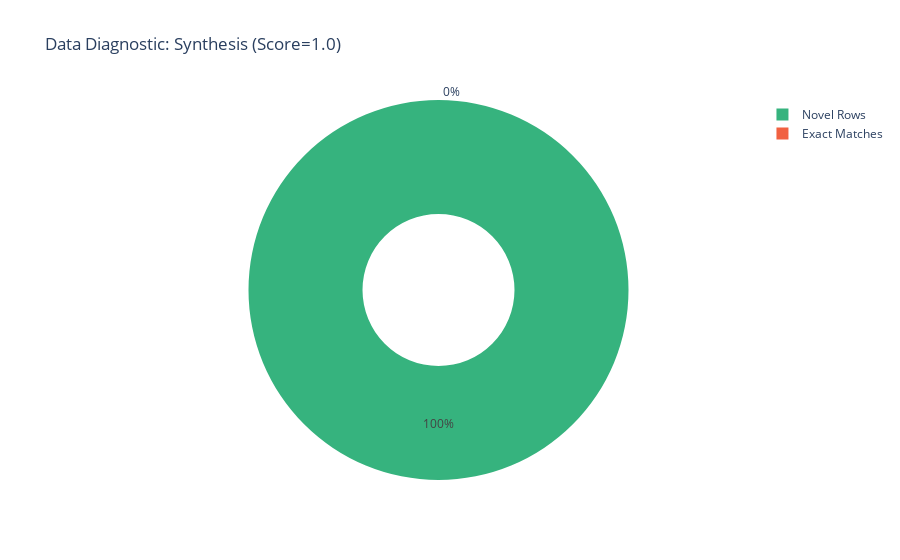
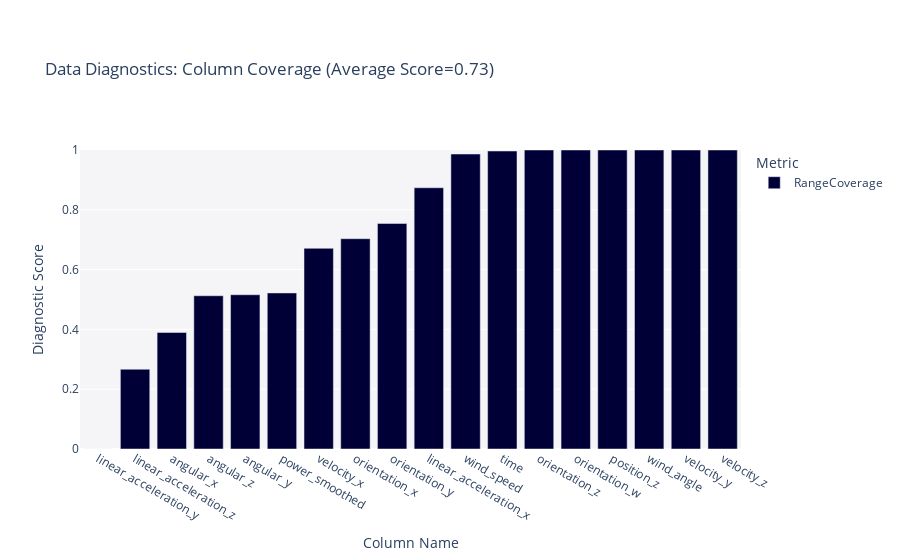
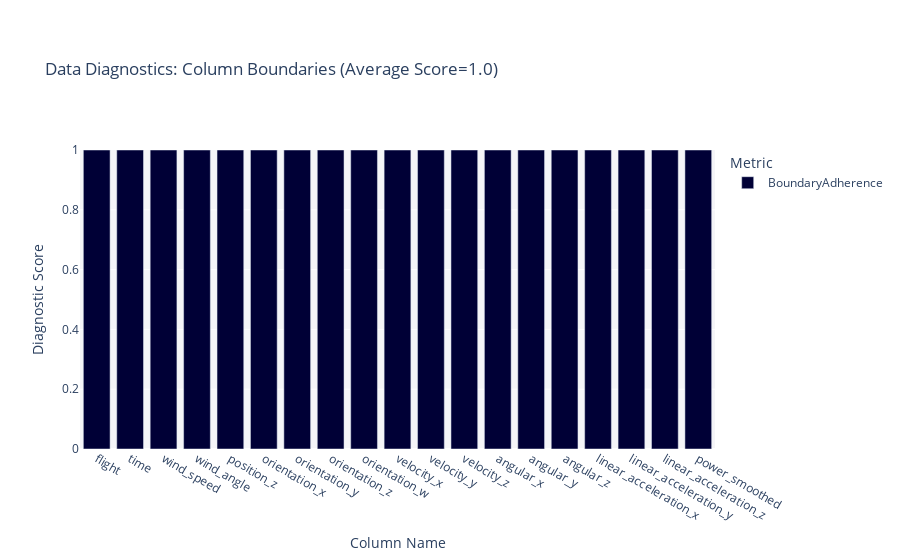

Notebook code cell kept with these figures, in order:
### Code cell
for i in ['Synthesis', 'Coverage', 'Boundaries']:
    fig = report.get_visualization(property_name=i)
    fig.show()

### Figure 1 — Plotly figure (JSON) as saved in the notebook; plotly's stock layout.template omitted (floating-point values rounded to 4 significant figures)
{"data": [{"customdata": [["Exact Matches"], ["Novel Rows"]], "domain": {"x": [0, 1], "y": [0, 1]}, "hole": 0.4, "hovertemplate": "<b>%{label}</b><br>%{value} rows", "labels": ["Exact Matches", "Novel Rows"], "legendgroup": "", "marker": {"colors": ["#F16141", "#36B37E"]}, "name": "", "showlegend": true, "type": "pie", "values": [0, 815]}], "layout": {"legend": {"tracegroupgap": 0}, "title": {"text": "Data Diagnostic: Synthesis (Score=1.0)"}}}

### Figure 2 — Plotly figure (JSON) as saved in the notebook; plotly's stock layout.template omitted (floating-point values rounded to 4 significant figures)
{"data": [{"alignmentgroup": "True", "customdata": [["RangeCoverage"], ["RangeCoverage"], ["RangeCoverage"], ["RangeCoverage"], ["RangeCoverage"], ["RangeCoverage"], ["RangeCoverage"], ["RangeCoverage"], ["RangeCoverage"], ["RangeCoverage"], ["RangeCoverage"], ["RangeCoverage"], ["RangeCoverage"], ["RangeCoverage"], ["RangeCoverage"], ["RangeCoverage"], ["RangeCoverage"], ["RangeCoverage"]], "hovertemplate": "<b>%{hovertext}</b><br><br>Metric=%{customdata[0]}<br>Diagnostic Score=%{y}<extra></extra>", "hovertext": ["time", "wind_speed", "wind_angle", "position_z", "orientation_x", "orientation_y", "orientation_z", "orientation_w", "velocity_x", "velocity_y", "velocity_z", "angular_x", "angular_y", "angular_z", "linear_acceleration_x", "linear_acceleration_y", "linear_acceleration_z", "power_smoothed"], "legendgroup": "RangeCoverage", "marker": {"color": "#000036", "pattern": {"shape": ""}}, "name": "RangeCoverage", "offsetgroup": "RangeCoverage", "orientation": "v", "showlegend": true, "textposition": "auto", "type": "bar", "x": ["time", "wind_speed", "wind_angle", "position_z", "orientation_x", "orientation_y", "orientation_z", "orientation_w", "velocity_x", "velocity_y", "velocity_z", "angular_x", "angular_y", "angular_z", "linear_acceleration_x", "linear_acceleration_y", "linear_acceleration_z", "power_smoothed"], "xaxis": "x", "y": [0.9966, 0.9865, 1, 1.0, 0.7033, 0.7541, 1.0, 1.0, 0.6711, 1, 1, 0.3897, 0.5159, 0.5125, 0.8737, 0, 0.2666, 0.5219], "yaxis": "y"}], "layout": {"barmode": "relative", "legend": {"title": {"text": "Metric"}, "tracegroupgap": 0}, "margin": {"t": 150}, "plot_bgcolor": "#F5F5F8", "title": {"text": "Data Diagnostics: Column Coverage (Average Score=0.73)"}, "xaxis": {"anchor": "y", "categoryorder": "total ascending", "domain": [0, 1], "title": {"text": "Column Name"}}, "yaxis": {"anchor": "x", "domain": [0, 1], "range": [0, 1], "title": {"text": "Diagnostic Score"}}}}

### Figure 3 — Plotly figure (JSON) as saved in the notebook; plotly's stock layout.template omitted (floating-point values rounded to 4 significant figures)
{"data": [{"alignmentgroup": "True", "customdata": [["BoundaryAdherence"], ["BoundaryAdherence"], ["BoundaryAdherence"], ["BoundaryAdherence"], ["BoundaryAdherence"], ["BoundaryAdherence"], ["BoundaryAdherence"], ["BoundaryAdherence"], ["BoundaryAdherence"], ["BoundaryAdherence"], ["BoundaryAdherence"], ["BoundaryAdherence"], ["BoundaryAdherence"], ["BoundaryAdherence"], ["BoundaryAdherence"], ["BoundaryAdherence"], ["BoundaryAdherence"], ["BoundaryAdherence"], ["BoundaryAdherence"]], "hovertemplate": "<b>%{hovertext}</b><br><br>Metric=%{customdata[0]}<br>Diagnostic Score=%{y}<extra></extra>", "hovertext": ["flight", "time", "wind_speed", "wind_angle", "position_z", "orientation_x", "orientation_y", "orientation_z", "orientation_w", "velocity_x", "velocity_y", "velocity_z", "angular_x", "angular_y", "angular_z", "linear_acceleration_x", "linear_acceleration_y", "linear_acceleration_z", "power_smoothed"], "legendgroup": "BoundaryAdherence", "marker": {"color": "#000036", "pattern": {"shape": ""}}, "name": "BoundaryAdherence", "offsetgroup": "BoundaryAdherence", "orientation": "v", "showlegend": true, "textposition": "auto", "type": "bar", "x": ["flight", "time", "wind_speed", "wind_angle", "position_z", "orientation_x", "orientation_y", "orientation_z", "orientation_w", "velocity_x", "velocity_y", "velocity_z", "angular_x", "angular_y", "angular_z", "linear_acceleration_x", "linear_acceleration_y", "linear_acceleration_z", "power_smoothed"], "xaxis": "x", "y": [1, 1, 1, 1, 1, 1, 1, 1, 1, 1, 1, 1, 1, 1, 1, 1, 1, 1, 1], "yaxis": "y"}], "layout": {"barmode": "relative", "legend": {"title": {"text": "Metric"}, "tracegroupgap": 0}, "margin": {"t": 150}, "plot_bgcolor": "#F5F5F8", "title": {"text": "Data Diagnostics: Column Boundaries (Average Score=1.0)"}, "xaxis": {"anchor": "y", "categoryorder": "total ascending", "domain": [0, 1], "title": {"text": "Column Name"}}, "yaxis": {"anchor": "x", "domain": [0, 1], "range": [0, 1], "title": {"text": "Diagnostic Score"}}}}
